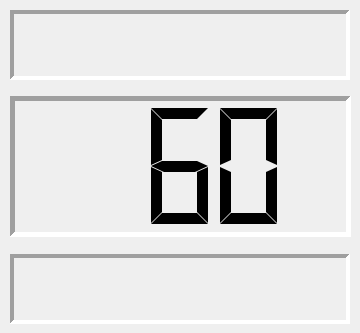
    <widget class="QWidget" name="Zone1_2">
     <widget class="QLabel" name="Zone1_2_alfanumeric_label">
      <property name="geometry">
       <rect>
        <x>10</x>
        <y>10</y>
        <width>340</width>
        <height>70</height>
       </rect>
      </property>
      <property name="font">
       <font>
        <pointsize>30</pointsize>
        <weight>75</weight>
        <bold>true</bold>
       </font>
      </property>
      <property name="frameShape">
       <enum>QFrame::Panel</enum>
      </property>
      <property name="frameShadow">
       <enum>QFrame::Sunken</enum>
      </property>
      <property name="lineWidth">
       <number>4</number>
      </property>
      <property name="text">
       <string/>
      </property>
      <property name="textFormat">
       <enum>Qt::AutoText</enum>
      </property>
      <property name="alignment">
       <set>Qt::AlignCenter</set>
      </property>
     </widget>
     <widget class="QLCDNumber" name="Zone1_2_alfanumeric_value">
      <property name="geometry">
       <rect>
        <x>10</x>
        <y>96</y>
        <width>341</width>
        <height>141</height>
       </rect>
      </property>
      <property name="frameShape">
       <enum>QFrame::Panel</enum>
      </property>
      <property name="frameShadow">
       <enum>QFrame::Sunken</enum>
      </property>
      <property name="lineWidth">
       <number>5</number>
      </property>
      <property name="midLineWidth">
       <number>0</number>
      </property>
      <property name="smallDecimalPoint">
       <bool>false</bool>
      </property>
      <property name="digitCount">
       <number>3</number>
      </property>
      <property name="segmentStyle">
       <enum>QLCDNumber::Flat</enum>
      </property>
      <property name="value" stdset="0">
       <double>60.000000000000000</double>
      </property>
      <property name="intValue" stdset="0">
       <number>60</number>
      </property>
     </widget>
     <widget class="QLabel" name="Zone1_2_alfanumeric_unit">
      <property name="geometry">
       <rect>
        <x>10</x>
        <y>254</y>
        <width>340</width>
        <height>70</height>
       </rect>
      </property>
      <property name="font">
       <font>
        <pointsize>30</pointsize>
        <weight>75</weight>
        <bold>true</bold>
       </font>
      </property>
      <property name="frameShape">
       <enum>QFrame::Panel</enum>
      </property>
      <property name="frameShadow">
       <enum>QFrame::Sunken</enum>
      </property>
      <property name="lineWidth">
       <number>4</number>
      </property>
      <property name="text">
       <string/>
      </property>
      <property name="textFormat">
       <enum>Qt::AutoText</enum>
      </property>
      <property name="alignment">
       <set>Qt::AlignCenter</set>
      </property>
     </widget>
    </widget>
